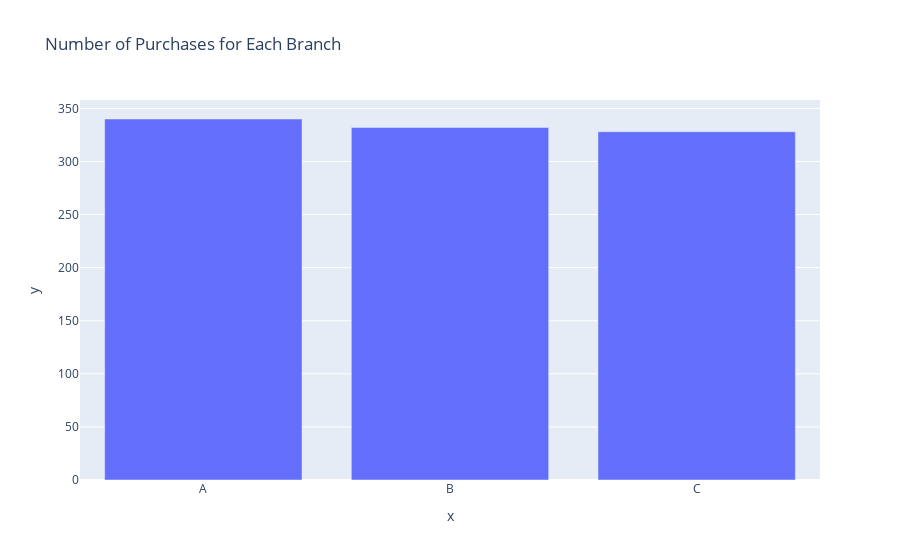

This figure's notebook cell:
### Code cell
pt.bar(x=branch_numbers_per_city['Branch'],y=branch_numbers_per_city['City'], title="Number of Purchases for Each Branch")

### Figure 1 — Plotly figure (JSON) as saved in the notebook; plotly's stock layout.template omitted (floating-point values rounded to 4 significant figures)
{"data": [{"alignmentgroup": "True", "hovertemplate": "x=%{x}<br>y=%{y}<extra></extra>", "legendgroup": "", "marker": {"color": "#636efa", "pattern": {"shape": ""}}, "name": "", "offsetgroup": "", "orientation": "v", "showlegend": false, "textposition": "auto", "type": "bar", "x": ["A", "B", "C"], "xaxis": "x", "y": [340, 332, 328], "yaxis": "y"}], "layout": {"barmode": "relative", "legend": {"tracegroupgap": 0}, "title": {"text": "Number of Purchases for Each Branch"}, "xaxis": {"anchor": "y", "domain": [0, 1], "title": {"text": "x"}}, "yaxis": {"anchor": "x", "domain": [0, 1], "title": {"text": "y"}}}}
